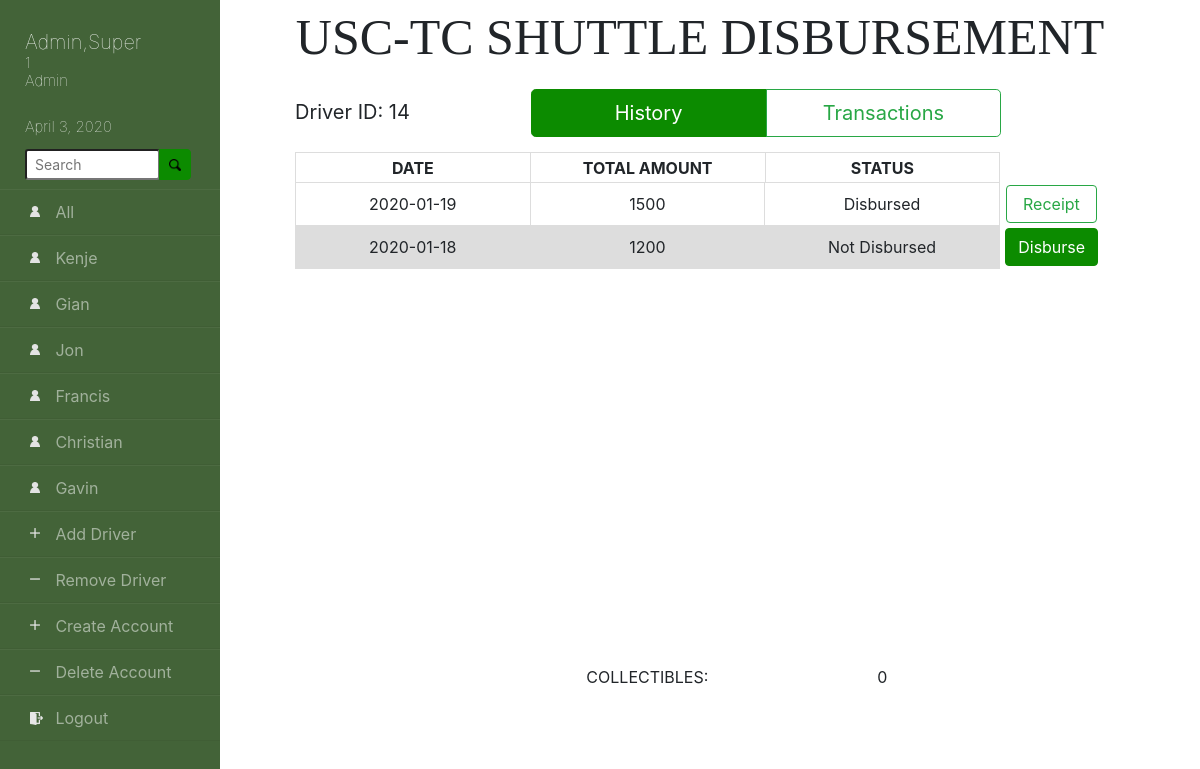
Page /driver.php?driver=Jotaro&id=14 (signed in) on the earlier database version.
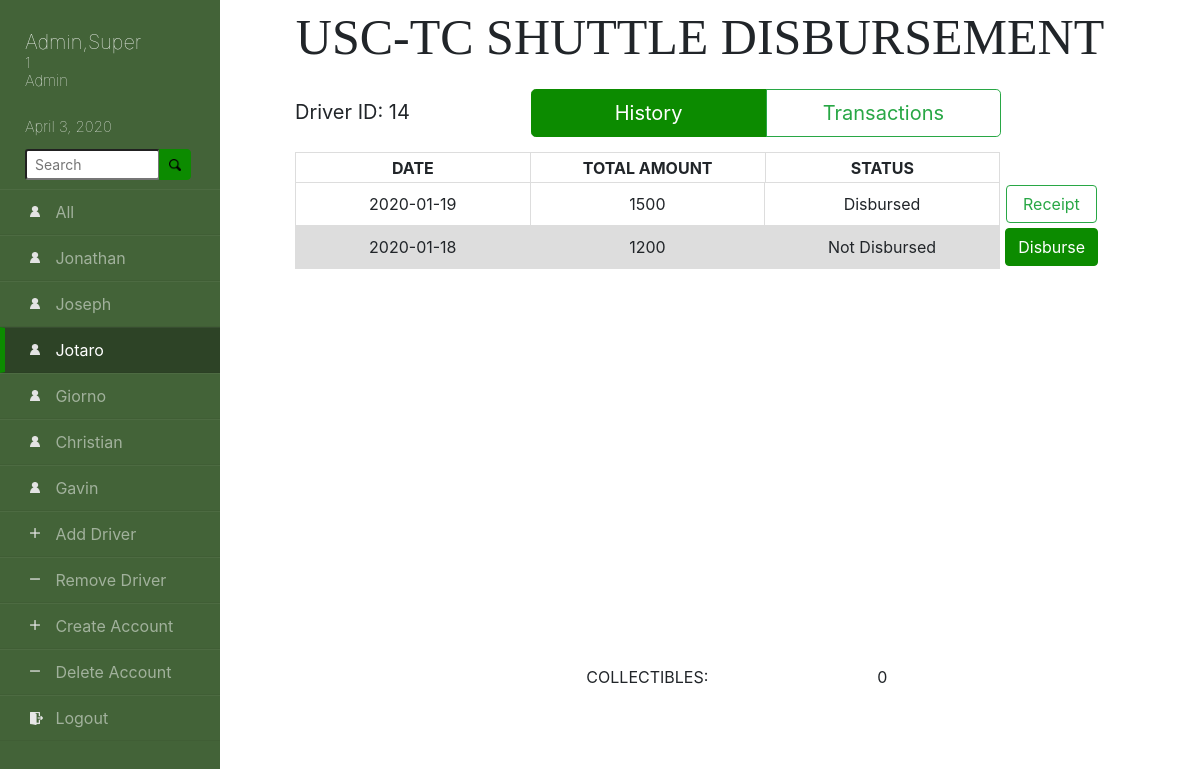
Same page on the later database version.
### tables this page shows
CREATE TABLE `Driver_Accounts` (
  `Driver_ID` varchar(255) NOT NULL,
  `Fname` varchar(255) NOT NULL,
  `Lname` varchar(255) NOT NULL,
  `RFID_UID` varchar(255) NOT NULL
);

CREATE TABLE `DriverInformation` (
  `Driver_ID` varchar(256) NOT NULL,
  `Date` date NOT NULL,
  `Driver_Name` varchar(256) NOT NULL,
  `Driver_Status` varchar(256) NOT NULL DEFAULT 'Not Disbursed',
  `Total_Amount` int(10) NOT NULL,
  `Collectibles` int(10) NOT NULL
);

### driver.php (the view, shortened to what this page needs)
<!doctype html>
<html lang="en">
<head>
    <link rel="stylesheet" href="css/bootstrap.min.css">
    <link rel="stylesheet" href="css/driver.css">
    <link rel="stylesheet" href="css/sidebar.css">
</head>
<body>
<div class="wrapper">
    <div class="sidebar">
        <?php
            echo "<h1>";
            echo $_SESSION['S_lastname'].",".$_SESSION['S_firstname'];
            echo "</h1>";
            echo "<h2>";
            echo $_SESSION['S_IDNum']  ."<br>";
            echo $_SESSION['S_UserType'];
            echo "</h2>";
            echo "<h3>";
            echo date("F j, Y");
            echo "</h3>";
        ?>
        <div class="search">
            <form action="searchpage.php">
            <div class="input-group mb-3">
                <input type="text" class="form-control-sm" placeholder="Search" name="searchthis">
                <div class="input-group-append">
                    <button class="btn btn-success" type="submit"><div class="scicon"></div></button>
                </div>
            </div>
            </form>
        </div>
        <ul>
            <li class="driver"><a href="dashboard.php?searchdate=<?php echo date('Y-m-j');?>">All</a></li>
            <?php
                require 'SQL.php';
                $selected_driver = 0;
                if (isset($_GET['driver']) ) {
                    $selected_driver = $_GET['driver'];
                }
                $selected_driver_ID = 0;
                if (isset($_GET['id']) ) {
                    $selected_driver_ID = $_GET['id'];
                }
                $sql = "SELECT * FROM Driver_Accounts ORDER BY `Driver_ID` ASC";
                $result = $conn->query($sql);
                if ($result->num_rows > 0) {
                    while($row = $result->fetch_assoc()) {
                        if($selected_driver == $row["Fname"]){
                            echo '<li class="driver active"><a href="driver.php?driver='.$row["Fname"].'&id='.$row["Driver_ID"].'">' .$row["Fname"]. '</a></li>';
                        }
                        else{
                            echo '<li class="driver"><a href="driver.php?driver='.$row["Fname"].'&id='.$row["Driver_ID"].'">' .$row["Fname"]. '</a></li>';
                        }
                    }
                }
                else {
                    echo "<h2>No Driver</h2>";
                }
                if($_SESSION['S_UserType']=='Admin'){
                    echo '<li class="add"><a href="adddriverpage.php">Add Driver</a></li>';
                    echo '<li class="sub"><a href="removedriverpage.php">Remove Driver</a></li>';
                    echo '<li class="add"><a href="createuserpage.php">Create Account</a></li>';
                    echo '<li class="sub"><a href="deleteuserpage.php">Delete Account</a></li>';
                }
                echo '<li class="logout"><a href="logout.php">Logout</a></li>';
            ?>
        </ul>
    </div>
    <div class="main">
        <div class="title">USC-TC SHUTTLE DISBURSEMENT</div>
            <div class='outeroutertable'>
                <div class='toparea'><div class='DriverID'>Driver ID: <?php echo "$selected_driver_ID";?></div>
                <div class='tab'>
                    <div class="btn-group btn-group-lg btn-block" role="group">
                        <button type="button" id="HistoryButton" class="btn btn-success" onclick='openhist();'>History</button>
                        <button type="button" id="TransactionButton" class="btn btn-outline-success" onclick='opentran();'>Transactions</button>
                    </div>
                </div>
            </div>
        <div id='History' class='tabcontent'>
        <?php
            $sql = "SELECT * FROM `DriverInformation` WHERE Driver_ID=$selected_driver_ID ORDER BY Date DESC";
            $result = $conn->query($sql);
            if ($result->num_rows > 0) {
                echo " <div class='fakeoutertable'><table>
                        <tr>
                            <th>DATE</th>
                            <th>TOTAL AMOUNT</th>
                            <th>STATUS</th>
                            <th></th>
                        </tr>
                        </table></div>
                        <div class='outertable'>
                        <table>";
                while($row = $result->fetch_assoc()) {
                    echo "<tr><td>" .$row["Date"] ."</td>";
                    echo "<td>" .$row["Total_Amount"] ."</td>";
                    echo "<td>" .$row["Driver_Status"] ."</td>";
                    if($row["Driver_Status"]=='Not Disbursed'){
                        echo '<td><button type="button" class="btn btn-success" data-toggle="modal" data-target="#ReceiptModal" data-date="'.$row["Date"].'" data-did="'.$row["Driver_ID"].'">Disburse</button></td></tr>';
                    }
                    else{
                        $DName = explode(" ", $row['Driver_Name']);
                        echo '<td><form action="receipt.php" method="GET">
                                    <input type="hidden" name="ID" value="'.$row['Driver_ID'].'">
                                    <input type="hidden" name="NAME" value="'.$DName[0].'">
                                    <input type="hidden" name="Date" value="'.$row['Date'].'">
                                    <input type="submit" class="btn btn-outline-success" value=" Receipt "></input>
                                </form>
                            </td></tr>';
                    }
                }
                $collect = 0;
                echo "</table></div>
                    <div class='fakeoutertable'>
                    <table>
                    <tr>
                        <td></td>
                        <td>COLLECTIBLES:</td>
                        <td>".$collect."</td>
                        <td></td>
                    </tr></table></div>";
            }
            else {
                echo "<div class='NoRecord'>No record found</div>";
            }
        ?>
        </div>
        </div>
    </div>
</div>
</body>
</html>

### css/driver.css (style rules this page uses)
td, th { width: 29%; }
body { overflow-x: auto; white-space:nowrap; }
.wrapper { width: 100%; display: flex; position: absolute; }
.wrapper .main { width: 100%; height: 100vh; margin-left: 200px; }
.wrapper .outeroutertable { width: 100%; height: 80%; }
.wrapper .outertable { margin: 0 auto; width: 90%; height: 60vh; overflow: auto; overflow-y: overlay; }
.wrapper .outertable2 td, th { border: 1px solid #dddddd; }
.wrapper .fakeoutertable { padding-right: 0px; margin: 0 auto; width: 90%; height: 30px; }
.wrapper .fakeoutertable tr:last-child td { border: none; }
.wrapper .fakeoutertable2 th:last-child, td:last-child { border: 1px solid #dddddd; }
.wrapper table { margin: 0 auto; width: 90%; }
.wrapper td, th { border: 1px solid #dddddd; text-align: center; padding-top: 2.5px; padding-bottom: 2.5px; }
.wrapper th:last-child, td:last-child { border: none; padding-left: 0px; background-color: white ; }
.wrapper tr:nth-child(even) { background-color: #dddddd; }
.wrapper .main .title { text-align: center; font-family: 'Times New Roman', Times, serif; font-size: 50px; }
.wrapper .main .outeroutertable .toparea { display: flex; margin: 0 auto; width: 81%; text-align: left; padding-top: 14px; padding-bottom: 15px; font-size: 20px; }
.wrapper .main .outeroutertable .toparea .DriverID { white-space: pre-wrap; white-space: -moz-pre-wrap; white-space: -pre-wrap; white-space: -o-pre-wrap; word-wrap: break-word; width: 29.1%; padding-top: 8px; }
.wrapper .main .outeroutertable .toparea .tab { text-align: center; width: 58.1%; }
.wrapper .main .outeroutertable .toparea .tab button { width: 100%; }

### css/sidebar.css (style rules this page uses)
.btn-success, .btn-success:hover, .btn-success:active, .btn-success:visited { background-color: rgb(12, 139, 0); !important; border-color: rgb(12, 139, 0); }
.wrapper .sidebar { position: fixed; width: 220px; height: 100%; background-color: rgb(67, 99, 56); padding-top: 20px; z-index: 2; overflow: auto; overflow-y: overlay; }
.wrapper .sidebar h1 { padding-left: 25px; text-align: left; font-weight: 100; margin-bottom: 0px; margin-top: 10px; font-size: 20px; color: white; }
.wrapper .sidebar h2 { padding-left: 25px; text-align: left; font-weight: lighter; font-size: 15px; color: white; }
.wrapper .sidebar h3 { padding-left: 25px; padding-top: 20px; padding-bottom: 5px; text-align: left; font-weight: lighter; font-size: 15px; color: white; }
.wrapper .sidebar .search { width: 220px; height: 33px; padding-left: 25px; padding-right: 0px; padding-bottom: 40px; }
.wrapper .sidebar input { width: 135px }
.wrapper .sidebar .search .scicon { background-image: url(../images/scicon.png); background-size: 12px; background-repeat: no-repeat; background-position:center center; float:right; margin-left: -7px; margin-right: -7px; width:20px; height:15px; }
.wrapper .sidebar ul li { text-align: left; list-style: none; padding-top: 10px; padding-bottom: 10px; padding-left: 55px; margin-left: -22%; border-bottom: 1px solid rgba(0,0,0,0.05); border-top: 1px solid rgba(255,255,255,0.05); }
.wrapper .sidebar ul li.driver { background-image: url(../images/drivericon.png); background-position: 30px 16px; background-size: 10px; background-repeat: no-repeat; }
.wrapper .sidebar ul li.add { background-image: url(../images/addicon.png); background-position: 30px 16px; background-size: 10px; background-repeat: no-repeat; }
.wrapper .sidebar ul li.sub { background-image: url(../images/subicon.png); background-position: 30px 16px; background-size: 10px; background-repeat: no-repeat; }
.wrapper .sidebar ul li.logout { background-image: url(../images/logouticon.png); background-position: 30px 16px; background-size: 13px; background-repeat: no-repeat; }
.wrapper .sidebar ul li a { display: block; height: 44px; margin-top: -10px; margin-bottom: -10px; padding-top: 10px; color: rgba(255, 255, 255, 0.5); }
.wrapper .sidebar ul li.active a { color: rgba(255, 255, 255); }
.wrapper .sidebar ul li.active { border-left: 5px solid rgb(12, 139, 0); padding-left: 50px; background-position: 25px 16px; background-color: rgba(0, 0, 0, 0.329); }

Differences in the rows shown:
removed driver_accounts: Fname "Kenje"
removed driver_accounts: Fname "Gian"
removed driver_accounts: Fname "Jon"
removed driver_accounts: Fname "Francis"
added driver_accounts: Fname "Jonathan"
added driver_accounts: Fname "Joseph"
added driver_accounts: Fname "Jotaro"
added driver_accounts: Fname "Giorno"
